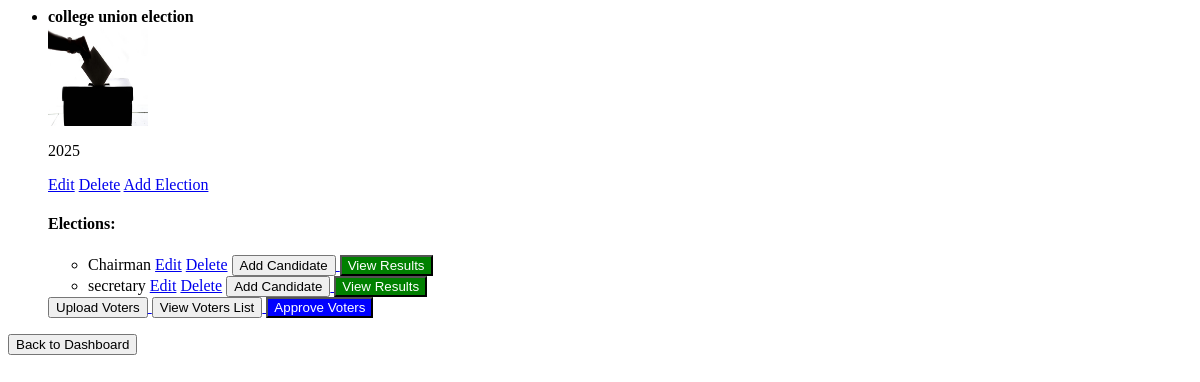
Page /manager/1/campaigns/ on the earlier database version.
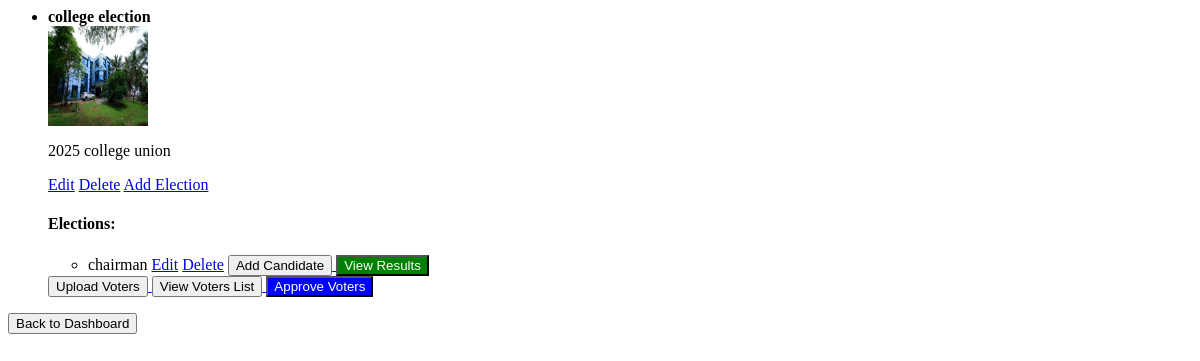
Same page on the later database version.
### vote/models.py (models this page shows, shortened)
class ElectionCampaign(models.Model):
    manager = models.ForeignKey(ElectionManager, on_delete=models.CASCADE)  # ✅ Link to manager
    name = models.CharField(max_length=200)
    description = models.TextField()
    start_time = models.DateTimeField()
    end_time = models.DateTimeField()
    image = models.ImageField(upload_to="campaigns/", null=True, blank=True)

class Election(models.Model):
    campaign = models.ForeignKey(ElectionCampaign, on_delete=models.CASCADE)
    name = models.CharField(max_length=255)  # ✅ Only Election Name now

### vote/views.py (the view)
# urls.py: path("manager/<int:manager_id>/campaigns/", views.campaign_list, name="campaign_list"),  # ✅ Correct pattern
def campaign_list(request, manager_id):
    campaigns = ElectionCampaign.objects.all()
    manager = get_object_or_404(ElectionManager, id=manager_id)  # ✅ Ensure manager is retrieved
    return render(request, "campaign_list.html", {"campaigns": campaigns, "manager": manager})

### vote/templates/campaign_list.html
<ul>
    {% for campaign in campaigns %}
        <li>
            <strong>{{ campaign.name }}</strong><br>
            {% if campaign.image %}
                <img src="{{ campaign.image.url }}" width="100" height="100"><br>
            {% endif %}
            <p>{{ campaign.description }}</p>
            <a href="/campaigns/edit/{{ campaign.id }}/">Edit</a>
            <a href="/campaigns/delete/{{ campaign.id }}/">Delete</a>
            <a href="/campaigns/{{ campaign.id }}/elections/create/">Add Election</a>
            <h4>Elections:</h4>
            <ul>
                {% for election in campaign.election_set.all %}
                    <li>
                        {{ election.name }}
                        <a href="/elections/edit/{{ election.id }}/">Edit</a>
                        <a href="/elections/delete/{{ election.id }}/"
                           onclick="return confirm('Are you sure you want to delete this election?');">Delete</a>
                        <a href="/elections/{{ election.id }}/candidates/create/">
                            <button>Add Candidate</button>
                        </a>
                        <a href="{% url 'election_results' election.id %}">
                            <button style="background-color: green; color: white;">View Results</button>
                        </a>
                    </li>
                {% empty %}
                    <li>No elections added</li>
                {% endfor %}
            </ul>
            <a href="/campaigns/{{ campaign.id }}/voters/upload/">
                <button>Upload Voters</button>
            </a>
            <a href="/campaigns/{{ campaign.id }}/voters/">
                <button>View Voters List</button>
            </a>
            <a href="{% url 'approve_voters' campaign.id %}">
                <button style="background-color: blue; color: white;">Approve Voters</button>
            </a>
        </li>
    {% endfor %}
</ul>
<a href="/manager/{{ manager.id }}/dashboard/">
    <button>Back to Dashboard</button>
</a>

Differences in the rows shown:
removed Election: name "secretary"
changed ElectionCampaign: name "college union election" → "college election"; image: a different picture; description "2025" → "2025 college union"
changed Election: name "Chairman" → "chairman"
